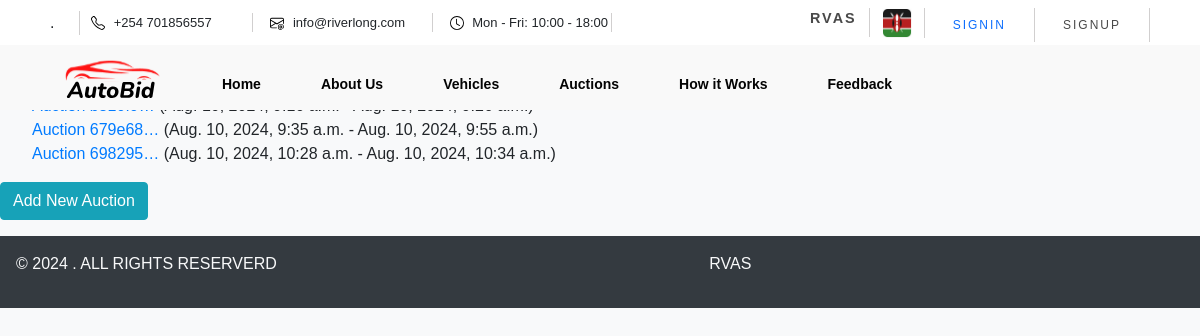
Before: /auctions/ with the older database file.
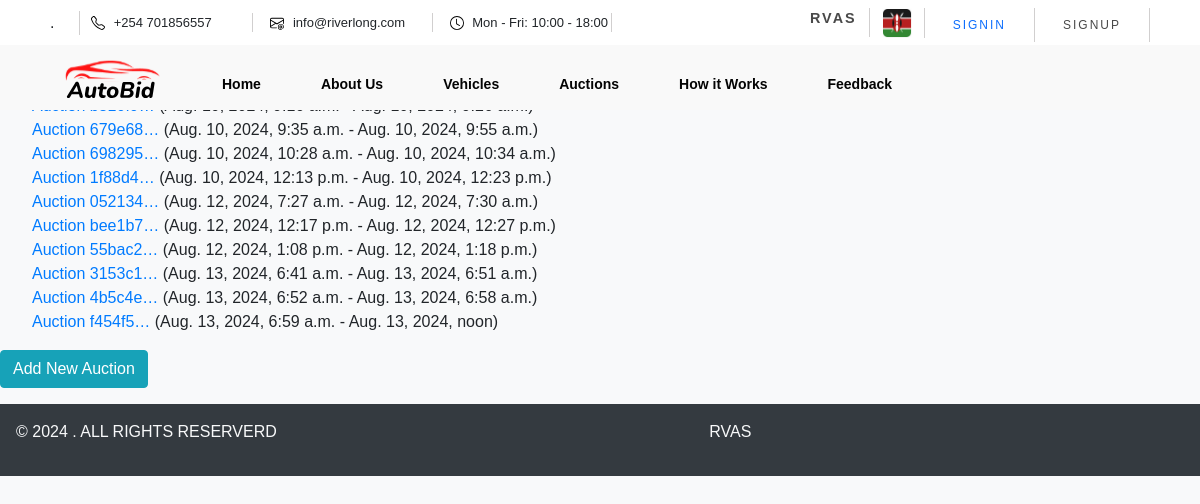
After: the same page with the newer database file.
### vehicles/models.py (models this page shows, shortened)
class Auction(models.Model):
    auction_id = models.UUIDField(default=uuid.uuid4, editable=False, unique=True)
    start_date = models.DateTimeField()
    end_date = models.DateTimeField()
    created_at = models.DateTimeField(auto_now_add=True)
    vehicles = models.ManyToManyField('Vehicle', related_name='auctions')
    approved = models.BooleanField(default=False)

### vehicles/views.py (the view)
# urls.py: path('auctions/', views.auction_list, name='auction_list'),
def auction_list(request):
    auctions = Auction.objects.all()
    return render(request, 'admin/auctions.html', {'auctions': auctions})

### vehicles/templates/Admin/auctions.html
{% extends "vehicles/base.html" %}
{% block content %}
<h2>Auctions</h2>
<ul>
    {% for auction in auctions %}
    <li>
        <a href="{% url 'auction_detail' auction.pk %}">Auction {{ auction.auction_id|truncatechars:7 }}</a> ({{ auction.start_date }} - {{ auction.end_date }})
    </li>
    {% endfor %}
</ul>
<a class="btn btn-info" href="{% url 'auction_add' %}">Add New Auction</a>
{% endblock %}

Changed rows visible on the page:
added Auction: auction_id "1f88d4…", start_date "Aug. 10, 2024, 12:13 p.m.", end_date "Aug. 10, 2024, 12:23 p.m."
added Auction: auction_id "052134…", start_date "Aug. 12, 2024, 7:27 a.m.", end_date "Aug. 12, 2024, 7:30 a.m."
added Auction: auction_id "bee1b7…", start_date "Aug. 12, 2024, 12:17 p.m.", end_date "Aug. 12, 2024, 12:27 p.m."
added Auction: auction_id "55bac2…", start_date "Aug. 12, 2024, 1:08 p.m.", end_date "Aug. 12, 2024, 1:18 p.m."
added Auction: auction_id "3153c1…", start_date "Aug. 13, 2024, 6:41 a.m.", end_date "Aug. 13, 2024, 6:51 a.m."
added Auction: auction_id "4b5c4e…", start_date "Aug. 13, 2024, 6:52 a.m.", end_date "Aug. 13, 2024, 6:58 a.m."
added Auction: auction_id "f454f5…", start_date "Aug. 13, 2024, 6:59 a.m.", end_date "Aug. 13, 2024, noon"
